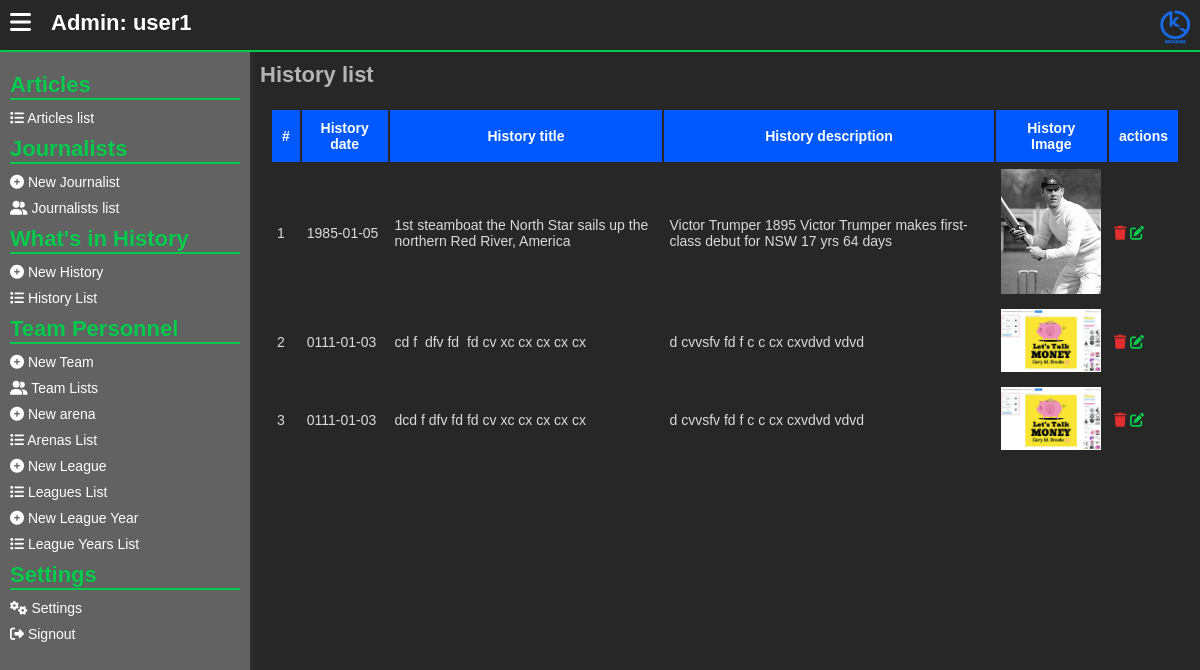
Screenshot of /admins/history-list.php (signed in) with the database file from the repository.
### tables this page shows
CREATE TABLE `history_today` (
  `ht_id` int(11) NOT NULL,
  `history_genre` int(11) NOT NULL,
  `history_title` varchar(255) NOT NULL,
  `history_description` text NOT NULL,
  `history_image` varchar(255) NOT NULL,
  `history_date` varchar(255) NOT NULL
);

### assets/php/admins/session_checker.php (called while the page is built, shortened)
<?php
    if (!isset($_SESSION['acting_admin_id'])) {
        header("location: signin.php");
    }
    else {
        $acting_admin_id = $_SESSION['acting_admin_id'];
        $check_admin_exists = mysqli_query($server,"SELECT * from
            admins WHERE id = '$acting_admin_id'
        ");
        if (mysqli_num_rows($check_admin_exists) !== 1) {
            header("location: ../admins/signin.php");
        }
        else {
            $get_the_admin_info = mysqli_fetch_array($check_admin_exists);
            $acting_admin_un = $get_the_admin_info["user_name"];
        }
    }
?>

### admins/history-list.php (the view, shortened to what this page needs)
<?php
include("../assets/php/global/server.php");
include("../assets/php/admins/session_checker.php");
?>
<!DOCTYPE html>
<html lang="en">
<head>
    <link rel="stylesheet" href="../assets/css/back-main.css">
    <link rel="stylesheet" href="https://cdnjs.cloudflare.com/ajax/libs/font-awesome/6.5.1/css/all.min.css"
 />
</head>
<body>
    <main>
        <section class="main-section">
            <?php include("../assets/php/admins/header.php"); ?>
            <div class="hero">
                <?php include("../assets/php/admins/left-nav.php") ?>
                <div class="dashboard">
                    <div class="dashboard-cont">
                        <h1>
                            History list
                        </h1>
                        <div class="form-row">
                            <table>
                                <thead>
                                    <tr>
                                        <th>#</th>
                                        <th>
                                            History date
                                        </th>
                                        <th>
                                            History title
                                        </th>
                                        <th>
                                            History description
                                        </th>
                                        <th>
                                            History Image
                                        </th>
                                        <th>
                                            actions
                                        </th>
                                    </tr>
                                </thead>
                                <tbody>
                                    <?php
                                    $get_All_articles = mysqli_query($server, "SELECT * from
                                            history_today
                                            ORDER BY history_date DESC
                                        ");
                                    if (mysqli_num_rows($get_All_articles) < 1) {
                                        ?>
                                        <tr>
                                            <td colspan="100">
                                                No values found
                                            </td>
                                        </tr>
                                        <?php
                                    } else {
                                        $counter = 1;
                                        while ($data_All_articles = mysqli_fetch_array($get_All_articles)) {
                                            ?>
                                            <tr>
                                                <td>
                                                    <?php echo $counter++; ?>
                                                </td>
                                                <td>
                                                    <?php echo $data_All_articles['history_date']; ?>
                                                </td>
                                                <td>
                                                    <?php echo $data_All_articles['history_title']; ?>
                                                </td>
                                                <td>
                                                    <?php echo $data_All_articles['history_description']; ?>
                                                </td>
                                                <td>
                                                    <img src="../assets/history/<?php echo $data_All_articles['history_image']; ?>"
                                                        width="100px">
                                                </td>
                                                <td>
                                                    <button class="deleteHistoryButton delete"
                                                        value="<?php echo $data_All_articles['ht_id'] ?>">
                                                        <i class="fa fa-trash"></i>
                                                    </button>
                                                    <a href="edit-history.php?h=<?php echo $data_All_articles['ht_id'] ?>" class="edit">
                                                        <i class="fa fa-edit"></i>
                                                    </a>
                                                </td>
                                            </tr>
                                            <?php
                                        }
                                    }
                                    ?>
                                </tbody>
                            </table>
                        </div>
                    </div>
                </div>
            </div>
        </section>
    </main>
</body>
</html>

### assets/php/admins/header.php
<header>
   <div class="menu">
      <button id="menu_toggleBTN">
         <i class="fa fa-bars"></i>
      </button>
   </div>
   <div class="username" onclick="location.reload()">
      Admin:
      <?php
         echo $acting_admin_un;
      ?>
   </div>
   <div class="logo">
      <a href="./home.php">
         <img src="../assets/images/KickSide - Logo.png" alt="Kick Side Logo">
      </a>
   </div>
</header>

### assets/css/back-main.css (style rules this page uses)
* { font-size: 14px; margin: 0; padding: 0; text-decoration: none; }
body { font-family: "Gill Sans", "Gill Sans MT", Calibri, "Trebuchet MS", sans-serif; margin: 0; padding: 0; background: #d3d3d357; overflow: hidden; }
button { cursor: pointer; background: transparent; border: 0; }
main { width: 100%; height: 100%; }
section.main-section { height: 100vh; width: 100vw; top: 0; left: 0; position: absolute; background: rgb(39, 39, 39); overflow: hidden; }
section.main-section header { width: 100vw; display: flex; flex-direction: row; margin: 0; padding: 0; height: 50px; border-bottom: 2px solid #02ca4e; }
section.main-section header .menu { padding: 10px; }
section.main-section header .menu button { border: 0; background: transparent; }
section.main-section header .menu button i { font-size: 24px; color: #fff; }
section.main-section header .username { flex: 4; padding: 10px; color: #fff; font-size: 22px; font-weight: bold; user-select: none; cursor: pointer; }
section.main-section header .logo { text-align: right; flex: 2; padding: 10px; }
section.main-section header .logo img { width: 30px; }
section.main-section .hero { width: 100%; display: flex; flex-direction: row; flex-wrap: nowrap; }
section.main-section .dashboard { height: calc(100vh - 50px); overflow: auto; flex: 1; }
section.main-section .dashboard .dashboard-cont { padding: 10px; }
section.main-section .dashboard .dashboard-cont h1 { color: #b4b4b4; font-size: 22px; }
section.main-section .dashboard .form-row { margin-top: 10px; padding: 10px; border-radius: 10px; }
section.main-section .dashboard .form-row table { width: auto; }
section.main-section .dashboard .form-row table thead { background: #0059ff; color: #fff; }
section.main-section .dashboard .form-row table thead th { padding: 10px; }
section.main-section .dashboard .form-row table tbody td { color: #dadada; padding: 5px; }
section.main-section .dashboard .form-row table tbody td a { background: transparent; border: 0; outline: 0; color: #fff; }
section.main-section .dashboard .form-row table tbody td .edit i { color: #02ca4e; }
section.main-section .dashboard .form-row table tbody td .delete i { color: #e22e2e; }

### rows the page displays
history_today: history_date "1985-01-05", history_title "1st steamboat the North Star sails up the northern Red River, America", history_description "Victor Trumper 1895 Victor Trumper makes first-class debut for NSW 17 yrs 64 days", history_image (picture), $data_All_articles['ht_id'] 6 (drawn)
history_today: history_date "0111-01-03", history_title "cd f dfv fd fd cv xc cx cx cx cx", history_description "d cvvsfv fd f c c cx cxvdvd vdvd", history_image (picture), $data_All_articles['ht_id'] 4 (drawn)
history_today: history_date "0111-01-03", history_title "dcd f dfv fd fd cv xc cx cx cx cx", history_description "d cvvsfv fd f c c cx cxvdvd vdvd", history_image (picture), $data_All_articles['ht_id'] 5 (drawn)

### other values shown
$acting_admin_un "user1"
